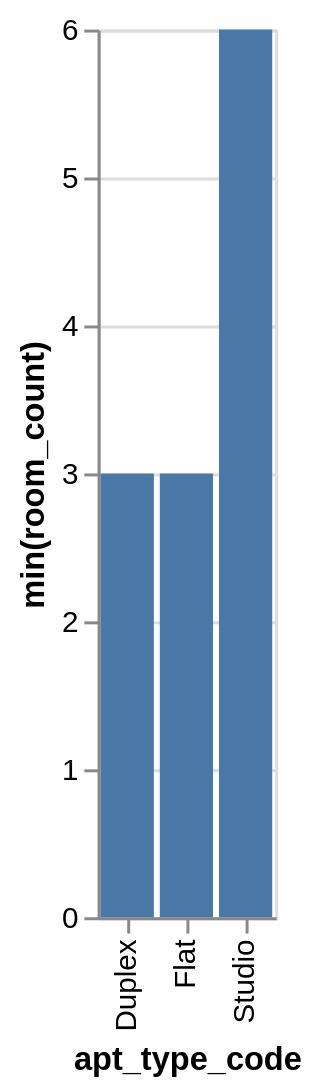

Describe this chart as a Vega-Lite specification.
### Vega-Lite specification from a JSON file in a GitHub repository (floating-point values rounded to 4 significant figures)
{"data": {"values": [{"x_data": "Duplex", "y_data": 3}, {"x_data": "Flat", "y_data": 3}, {"x_data": "Studio", "y_data": 6}]}, "mark": "bar", "encoding": {"x": {"field": "x_data", "type": "nominal", "title": "apt_type_code", "sort": "ascending"}, "y": {"field": "y_data", "type": "quantitative", "title": "min(room_count)"}}}
